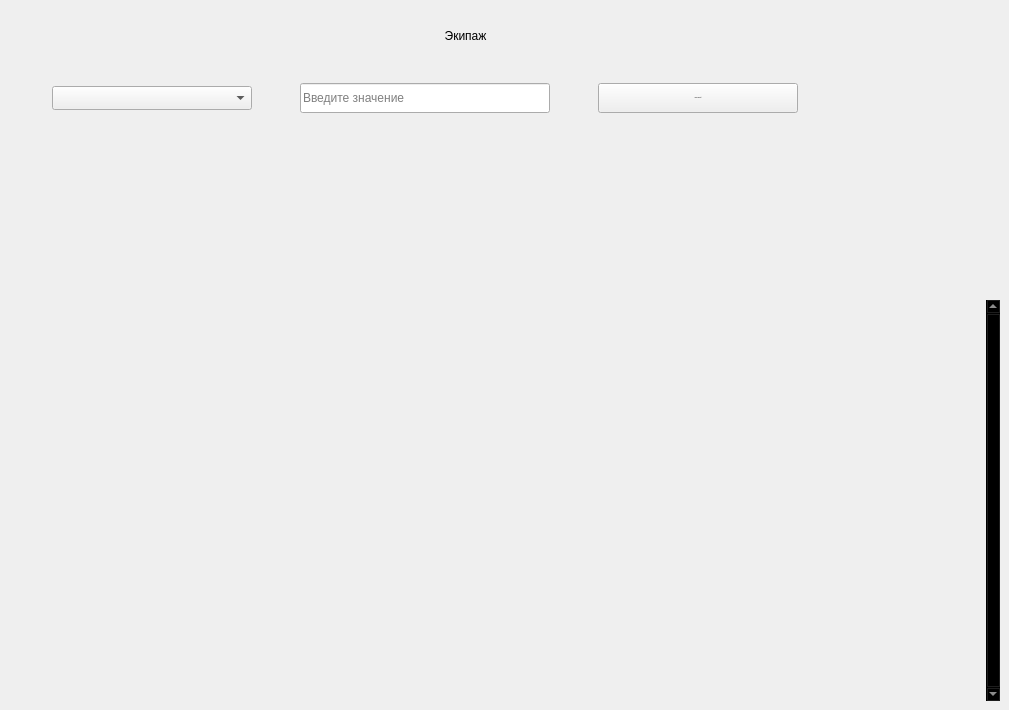
             <widget class="QWidget" name="pilot_widget">
              <widget class="QTableView" name="table_pilots">
               <property name="geometry">
                <rect>
                 <x>10</x>
                 <y>300</y>
                 <width>990</width>
                 <height>401</height>
                </rect>
               </property>
               <property name="sizePolicy">
                <sizepolicy hsizetype="Expanding" vsizetype="Expanding">
                 <horstretch>0</horstretch>
                 <verstretch>0</verstretch>
                </sizepolicy>
               </property>
               <property name="palette">
                <palette>
                 <active>
                  <colorrole role="WindowText">
                   <brush brushstyle="SolidPattern">
                    <color alpha="255">
                     <red>221</red>
                     <green>221</green>
                     <blue>221</blue>
                    </color>
                   </brush>
                  </colorrole>
                  <colorrole role="Button">
                   <brush brushstyle="SolidPattern">
                    <color alpha="0">
                     <red>0</red>
                     <green>0</green>
                     <blue>0</blue>
                    </color>
                   </brush>
                  </colorrole>
                  <colorrole role="Text">
                   <brush brushstyle="SolidPattern">
                    <color alpha="255">
                     <red>221</red>
                     <green>221</green>
                     <blue>221</blue>
                    </color>
                   </brush>
                  </colorrole>
                  <colorrole role="ButtonText">
                   <brush brushstyle="SolidPattern">
                    <color alpha="255">
                     <red>221</red>
                     <green>221</green>
                     <blue>221</blue>
                    </color>
                   </brush>
                  </colorrole>
                  <colorrole role="Base">
                   <brush brushstyle="NoBrush">
                    <color alpha="255">
                     <red>0</red>
                     <green>0</green>
                     <blue>0</blue>
                    </color>
                   </brush>
                  </colorrole>
                  <colorrole role="Window">
                   <brush brushstyle="SolidPattern">
                    <color alpha="0">
                     <red>0</red>
                     <green>0</green>
                     <blue>0</blue>
                    </color>
                   </brush>
                  </colorrole>
                  <colorrole role="PlaceholderText">
                   <brush brushstyle="SolidPattern">
                    <color alpha="128">
                     <red>221</red>
                     <green>221</green>
                     <blue>221</blue>
                    </color>
                   </brush>
                  </colorrole>
                 </active>
                 <inactive>
                  <colorrole role="WindowText">
                   <brush brushstyle="SolidPattern">
                    <color alpha="255">
                     <red>221</red>
                     <green>221</green>
                     <blue>221</blue>
                    </color>
                   </brush>
                  </colorrole>
                  <colorrole role="Button">
                   <brush brushstyle="SolidPattern">
                    <color alpha="0">
                     <red>0</red>
                     <green>0</green>
                     <blue>0</blue>
                    </color>
                   </brush>
                  </colorrole>
                  <colorrole role="Text">
                   <brush brushstyle="SolidPattern">
                    <color alpha="255">
                     <red>221</red>
                     <green>221</green>
                     <blue>221</blue>
                    </color>
                   </brush>
                  </colorrole>
                  <colorrole role="ButtonText">
                   <brush brushstyle="SolidPattern">
                    <color alpha="255">
                     <red>221</red>
                     <green>221</green>
                     <blue>221</blue>
                    </color>
                   </brush>
                  </colorrole>
                  <colorrole role="Base">
                   <brush brushstyle="NoBrush">
                    <color alpha="255">
                     <red>0</red>
                     <green>0</green>
                     <blue>0</blue>
                    </color>
                   </brush>
                  </colorrole>
                  <colorrole role="Window">
                   <brush brushstyle="SolidPattern">
                    <color alpha="0">
                     <red>0</red>
                     <green>0</green>
                     <blue>0</blue>
                    </color>
                   </brush>
                  </colorrole>
                  <colorrole role="PlaceholderText">
                   <brush brushstyle="SolidPattern">
                    <color alpha="128">
                     <red>221</red>
                     <green>221</green>
                     <blue>221</blue>
                    </color>
                   </brush>
                  </colorrole>
                 </inactive>
                 <disabled>
                  <colorrole role="WindowText">
                   <brush brushstyle="SolidPattern">
                    <color alpha="255">
                     <red>221</red>
                     <green>221</green>
                     <blue>221</blue>
                    </color>
                   </brush>
                  </colorrole>
                  <colorrole role="Button">
                   <brush brushstyle="SolidPattern">
                    <color alpha="0">
                     <red>0</red>
                     <green>0</green>
                     <blue>0</blue>
                    </color>
                   </brush>
                  </colorrole>
                  <colorrole role="Text">
                   <brush brushstyle="SolidPattern">
                    <color alpha="255">
                     <red>221</red>
                     <green>221</green>
                     <blue>221</blue>
                    </color>
                   </brush>
                  </colorrole>
                  <colorrole role="ButtonText">
                   <brush brushstyle="SolidPattern">
                    <color alpha="255">
                     <red>221</red>
                     <green>221</green>
                     <blue>221</blue>
                    </color>
                   </brush>
                  </colorrole>
                  <colorrole role="Base">
                   <brush brushstyle="NoBrush">
                    <color alpha="255">
                     <red>0</red>
                     <green>0</green>
                     <blue>0</blue>
                    </color>
                   </brush>
                  </colorrole>
                  <colorrole role="Window">
                   <brush brushstyle="SolidPattern">
                    <color alpha="0">
                     <red>0</red>
                     <green>0</green>
                     <blue>0</blue>
                    </color>
                   </brush>
                  </colorrole>
                  <colorrole role="PlaceholderText">
                   <brush brushstyle="SolidPattern">
                    <color alpha="128">
                     <red>221</red>
                     <green>221</green>
                     <blue>221</blue>
                    </color>
                   </brush>
                  </colorrole>
                 </disabled>
                </palette>
               </property>
               <property name="frameShape">
                <enum>QFrame::NoFrame</enum>
               </property>
               <property name="verticalScrollBarPolicy">
                <enum>Qt::ScrollBarAlwaysOn</enum>
               </property>
               <property name="sizeAdjustPolicy">
                <enum>QAbstractScrollArea::AdjustToContents</enum>
               </property>
               <property name="editTriggers">
                <set>QAbstractItemView::NoEditTriggers</set>
               </property>
               <property name="selectionMode">
                <enum>QAbstractItemView::SingleSelection</enum>
               </property>
               <property name="selectionBehavior">
                <enum>QAbstractItemView::SelectRows</enum>
               </property>
               <property name="showGrid">
                <bool>true</bool>
               </property>
               <property name="gridStyle">
                <enum>Qt::SolidLine</enum>
               </property>
               <property name="sortingEnabled">
                <bool>false</bool>
               </property>
               <attribute name="horizontalHeaderMinimumSectionSize">
                <number>230</number>
               </attribute>
               <attribute name="horizontalHeaderDefaultSectionSize">
                <number>230</number>
               </attribute>
               <attribute name="horizontalHeaderHighlightSections">
                <bool>true</bool>
               </attribute>
               <attribute name="verticalHeaderVisible">
                <bool>false</bool>
               </attribute>
               <attribute name="verticalHeaderCascadingSectionResizes">
                <bool>true</bool>
               </attribute>
               <attribute name="verticalHeaderDefaultSectionSize">
                <number>24</number>
               </attribute>
               <attribute name="verticalHeaderHighlightSections">
                <bool>false</bool>
               </attribute>
               <attribute name="verticalHeaderShowSortIndicator" stdset="0">
                <bool>false</bool>
               </attribute>
              </widget>
              <widget class="QWidget" name="horizontalLayoutWidget_2">
               <property name="geometry">
                <rect>
                 <x>10</x>
                 <y>80</y>
                 <width>831</width>
                 <height>36</height>
                </rect>
               </property>
               <layout class="QHBoxLayout" name="pilot_searchlLayout">
                <item>
                 <widget class="QComboBox" name="pilot_comboBox">
                  <property name="minimumSize">
                   <size>
                    <width>200</width>
                    <height>0</height>
                   </size>
                  </property>
                  <property name="maximumSize">
                   <size>
                    <width>200</width>
                    <height>16777215</height>
                   </size>
                  </property>
                  <property name="font">
                   <font>
                    <family>Segoe UI</family>
                    <pointsize>10</pointsize>
                    <italic>false</italic>
                    <bold>false</bold>
                   </font>
                  </property>
                  <property name="toolTipDuration">
                   <number>-1</number>
                  </property>
                  <property name="autoFillBackground">
                   <bool>false</bool>
                  </property>
                  <property name="styleSheet">
                   <string notr="true"/>
                  </property>
                  <property name="sizeAdjustPolicy">
                   <enum>QComboBox::AdjustToMinimumContentsLengthWithIcon</enum>
                  </property>
                  <property name="iconSize">
                   <size>
                    <width>16</width>
                    <height>16</height>
                   </size>
                  </property>
                  <property name="frame">
                   <bool>true</bool>
                  </property>
                  <item>
                   <property name="text">
                    <string/>
                   </property>
                  </item>
                  <item>
                   <property name="text">
                    <string>id_экипажа</string>
                   </property>
                  </item>
                  <item>
                   <property name="text">
                    <string>Командир</string>
                   </property>
                  </item>
                  <item>
                   <property name="text">
                    <string>Помошник_командира</string>
                   </property>
                  </item>
                  <item>
                   <property name="text">
                    <string>КолВо_экипажа</string>
                   </property>
                  </item>
                 </widget>
                </item>
                <item>
                 <widget class="QLineEdit" name="pilot_edit">
                  <property name="minimumSize">
                   <size>
                    <width>250</width>
                    <height>30</height>
                   </size>
                  </property>
                  <property name="maximumSize">
                   <size>
                    <width>250</width>
                    <height>16777215</height>
                   </size>
                  </property>
                  <property name="styleSheet">
                   <string notr="true"/>
                  </property>
                  <property name="text">
                   <string/>
                  </property>
                  <property name="placeholderText">
                   <string>Введите значение</string>
                  </property>
                 </widget>
                </item>
                <item>
                 <widget class="QPushButton" name="search_pilot_btn">
                  <property name="minimumSize">
                   <size>
                    <width>200</width>
                    <height>30</height>
                   </size>
                  </property>
                  <property name="maximumSize">
                   <size>
                    <width>200</width>
                    <height>16777215</height>
                   </size>
                  </property>
                  <property name="font">
                   <font>
                    <family>Segoe UI</family>
                    <pointsize>-1</pointsize>
                    <italic>false</italic>
                    <bold>false</bold>
                   </font>
                  </property>
                  <property name="cursor">
                   <cursorShape>PointingHandCursor</cursorShape>
                  </property>
                  <property name="styleSheet">
                   <string notr="true"/>
                  </property>
                  <property name="text">
                   <string>Поиск записей</string>
                  </property>
                  <property name="icon">
                   <iconset>
                    <normaloff>:/icons/images/icons/cil-folder-open.png</normaloff>:/icons/images/icons/cil-folder-open.png</iconset>
                  </property>
                 </widget>
                </item>
               </layout>
              </widget>
              <widget class="QLabel" name="title_label_pilots">
               <property name="geometry">
                <rect>
                 <x>310</x>
                 <y>20</y>
                 <width>311</width>
                 <height>31</height>
                </rect>
               </property>
               <property name="text">
                <string>Экипаж</string>
               </property>
               <property name="alignment">
                <set>Qt::AlignCenter</set>
               </property>
              </widget>
             </widget>
